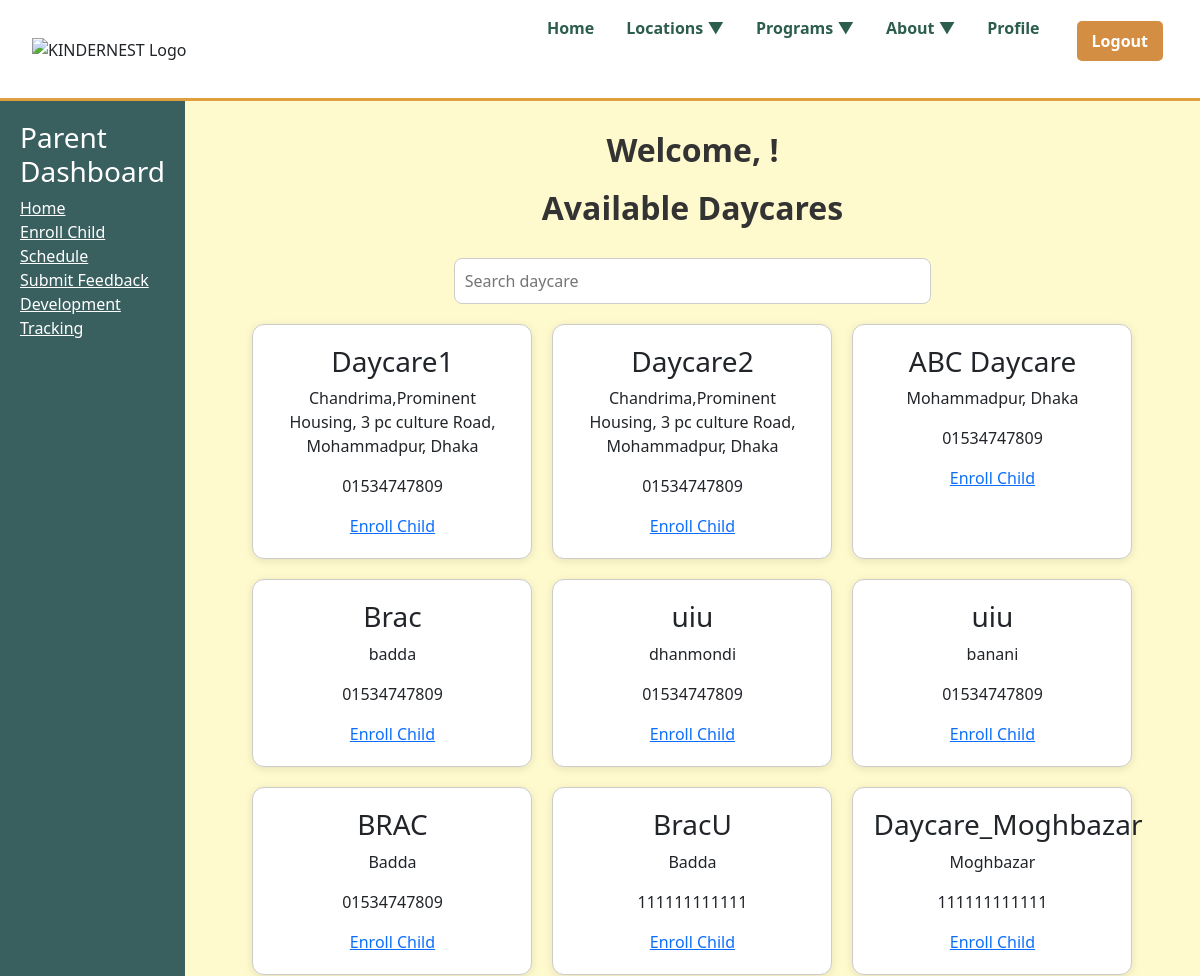
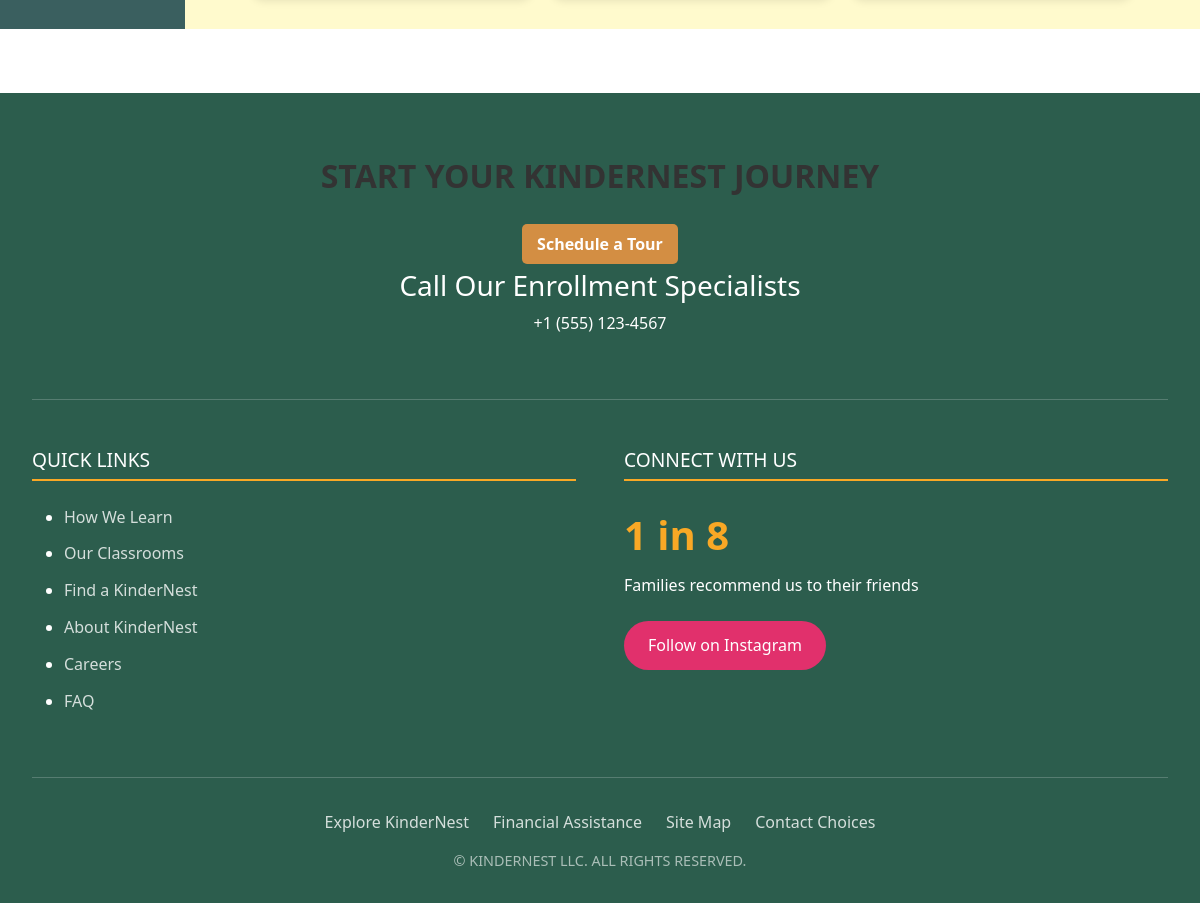
/accounts/parent/enroll/ (signed in), run on the app's committed database (2 pictures, top to bottom).
### accounts/models.py (models this page shows, shortened)
class Daycare(models.Model):
    name = models.CharField(max_length=255)
    address = models.TextField()
    phone = models.CharField(max_length=20)
    email = models.EmailField()
    website = models.URLField(blank=True)
    established_date = models.DateField(null=True, blank=True)
    created_at = models.DateTimeField(auto_now_add=True)
    admin = models.ForeignKey(
        settings.AUTH_USER_MODEL,
        on_delete=models.CASCADE,
        related_name='daycares',
        null=True,    # <-- ADD THIS
        blank=True    # <-- ADD THIS
    )

### accounts/views.py (the view)
# urls.py: path('parent/enroll/', views.enroll_child_dashboard, name='enroll_child_dashboard'),
@login_required
def enroll_child_dashboard(request):
    daycare_list = Daycare.objects.all()
    return render(request, 'accounts/enroll_child_dashboard.html', {'daycare_list': daycare_list})

### accounts/templates/accounts/enroll_child_dashboard.html (shortened to what this page needs)
{% extends 'accounts/parent_dashboard.html' %}
{% block dashboard_content %}
<h2 style="text-align: center; margin-bottom: 30px;">Available Daycares</h2>
<div style="text-align:center; margin-bottom: 20px;">
    <input type="text" id="searchInput" placeholder="Search daycare"
        style="width: 50%; padding: 10px; border-radius: 8px; border: 1px solid #ccc;">
</div>
<div style="display: flex; flex-wrap: wrap; justify-content: center; gap: 20px;">
    {% for daycare in daycare_list %}
        <div class="daycare-card" data-name="{{ daycare.name }}" data-location="{{ daycare.address }}">
            <h3>{{ daycare.name }}</h3>
            <p>{{ daycare.address }}</p>
            <p>{{ daycare.phone }}</p>
            <a href="{% url 'children_register' daycare.id %}" class="enroll-btn">Enroll Child</a>
        </div>
    {% endfor %}
</div>
{% endblock %}

### accounts/static/css/style.css (style rules this page uses)
:root { --primary: #335c67; --secondary: #fff3b0; --accent1: #e09f3e; --accent2: #9e2a2b; --dark: #540b0e; --text-light: #fff8e1; --text-dark: #2a2a2a; }
body { background: var(--secondary); color: var(--text-dark); }
* { margin: 0; padding: 0; box-sizing: border-box; }
body { font-family: "Nunito", sans-serif; line-height: 1.6; }

### accounts/templates/accounts/parent_dashboard.html (style rules this page uses)
h2 { font-size: 2rem; font-weight: bold; color: #333; text-align: center; margin-bottom: 20px; }

### accounts/templates/accounts/enroll_child_dashboard.html (style rules this page uses)
.daycare-card { background: white; border: 1px solid #ccc; border-radius: 12px; padding: 20px; width: 280px; box-shadow: 0 2px 8px rgba(0,0,0,0.1); transition: transform 0.3s ease, box-shadow 0.3s ease; text-align: center; }

### data on the page
Daycare: name "Daycare1", address "Chandrima,Prominent Housing, 3 pc culture Road, Mohammadpur, Dhaka", phone "01534747809"
Daycare: name "Daycare2", address "Chandrima,Prominent Housing, 3 pc culture Road, Mohammadpur, Dhaka", phone "01534747809"
Daycare: name "ABC Daycare", address "Mohammadpur, Dhaka", phone "01534747809"
Daycare: name "Brac", address "badda", phone "01534747809"
Daycare: name "uiu", address "dhanmondi", phone "01534747809"
Daycare: name "uiu", address "banani", phone "01534747809"
Daycare: name "BRAC", address "Badda", phone "01534747809"
Daycare: name "BracU", address "Badda", phone "111111111111"
Daycare: name "Daycare_Moghbazar", address "Moghbazar", phone "111111111111"
